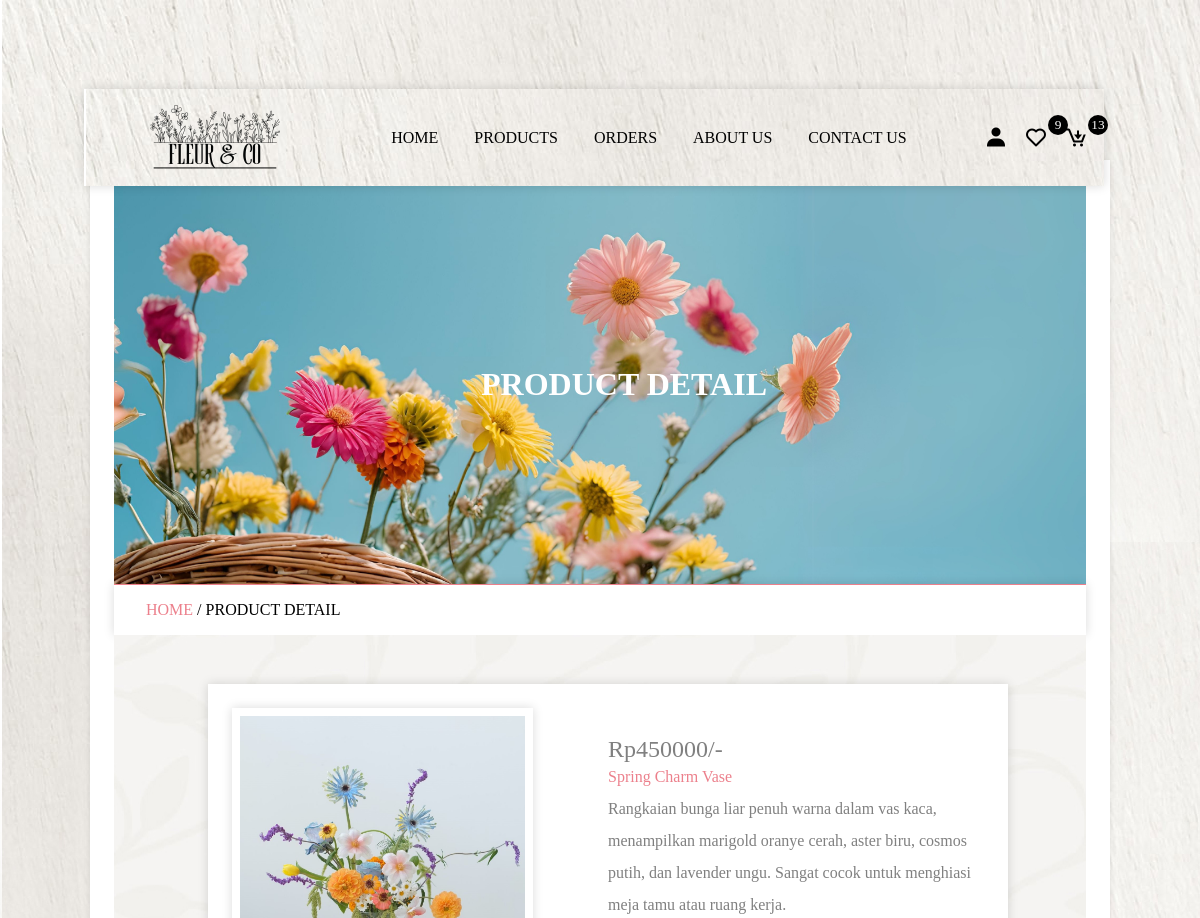
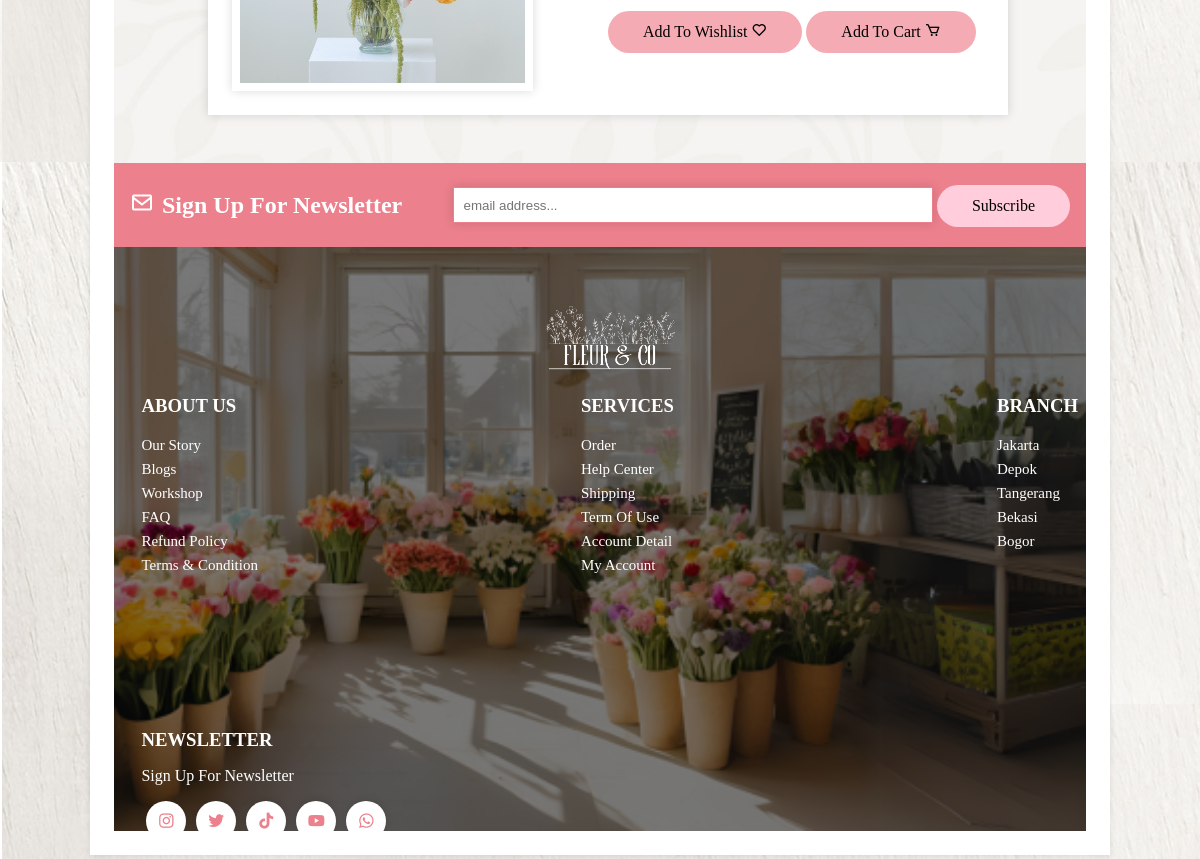
The app's page /view_page.php?pid=31 with its own data (2 pictures, top to bottom).
### tables this page shows
CREATE TABLE `products` (
  `id` varchar(20) NOT NULL,
  `name` varchar(50) NOT NULL,
  `price` int(50) NOT NULL,
  `image` varchar(255) NOT NULL,
  `product_detail` varchar(1000) NOT NULL
);

### view_page.php (the view, shortened to what this page needs)
<?php
    include 'components/connection.php';
?>
<!DOCTYPE html>
<html lang="en">
<head>
    <link href='https://unpkg.com/boxicons@2.1.4/css/boxicons.min.css' rel='stylesheet'>
</head>
<body>
    <?php include 'components/header.php'; ?>
    <div class="main">
        <div class="banner">
            <h1>product detail</h1>
        </div>
        <div class="title2">
            <a href="home.php">home </a><span>/ product detail</span>
        </div>
        <section class="view_page">
            <?php
                if (isset($_GET['pid'])) {
                    $pid = $_GET['pid'];
                    $select_products = $conn->prepare("SELECT * FROM `products` WHERE id = '$pid'");
                    $select_products->execute();
                    if ($select_products->rowCount()>0) {
                        while($fetch_products = $select_products->fetch(PDO::FETCH_ASSOC)){
            ?>
            <form method="post">
                <img src="img/<?php echo $fetch_products['image']; ?>">
                <div class="detail">
                    <div class="price">Rp<?php echo $fetch_products['price']; ?>/-</div>
                    <div class="name"><?php echo $fetch_products['name']; ?></div>
                    <div class="detail">
                        <p><?php echo $fetch_products['product_detail']; ?></p>
                    </div>
                    <div class="button">
                        <button type="submit" name="add_to_wishlist" class="btn">add to wishlist <i class="bx bx-heart"></i></button>
                        <button type="submit" name="add_to_cart" class="btn">add to cart <i class="bx bx-cart"></i></button>
                    </div>
                </div>
            </form>
            <?php
                        }
                    }
                }
            ?>
        </section>
        <?php include 'components/footer.php'; ?>
    </div>
</body>
</html>

### records on screen
products: image (picture), price "450000", name "Spring Charm Vase", product_detail "Rangkaian bunga liar penuh warna dalam vas kaca, menampilkan marigold oranye cerah, aster biru, cosmos putih, dan lavender ungu. Sangat cocok untuk menghiasi meja tamu atau ruang kerja."

### other values on screen
$total_wishlist_items "9"
$total_cart_items "13"
